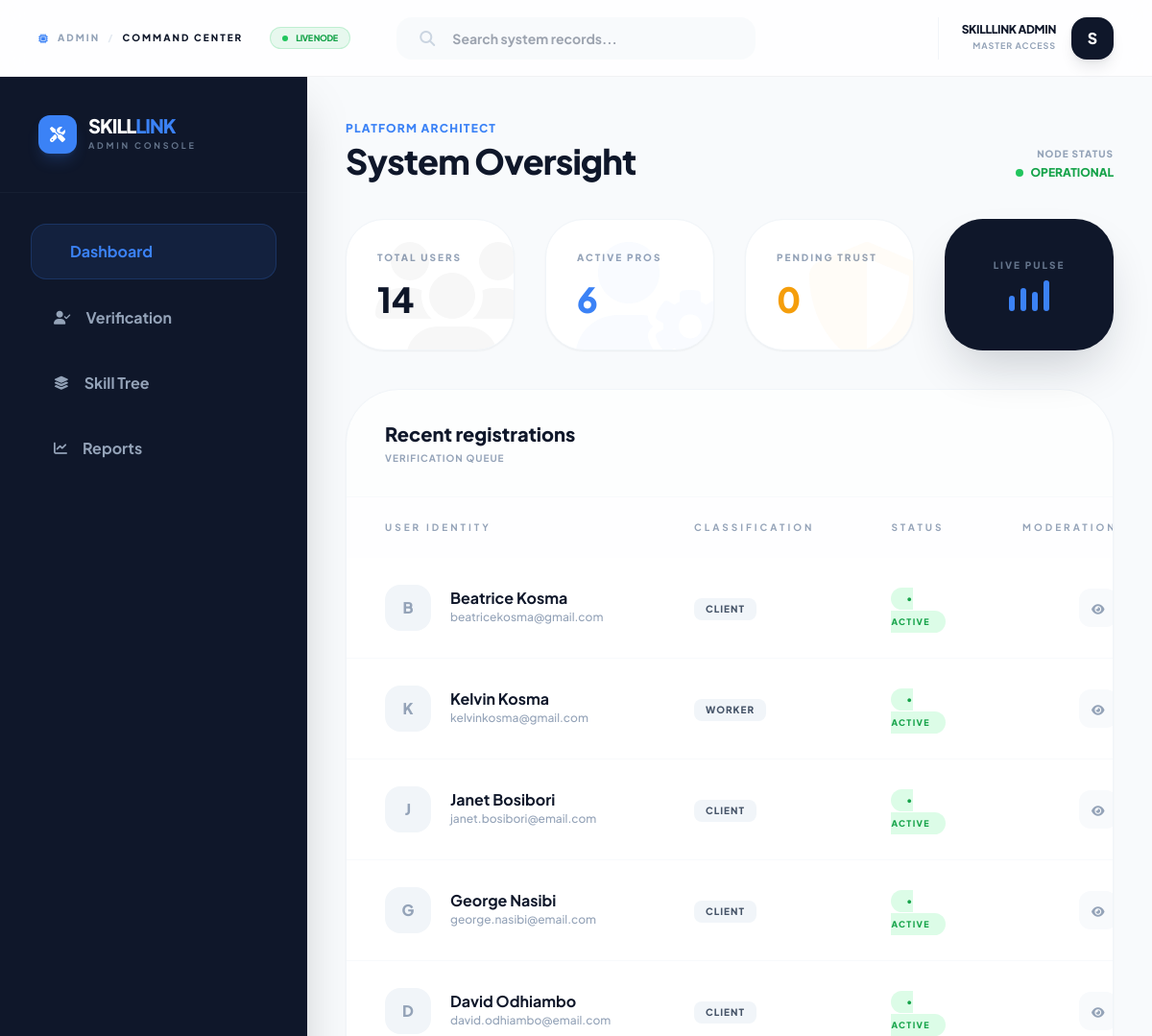
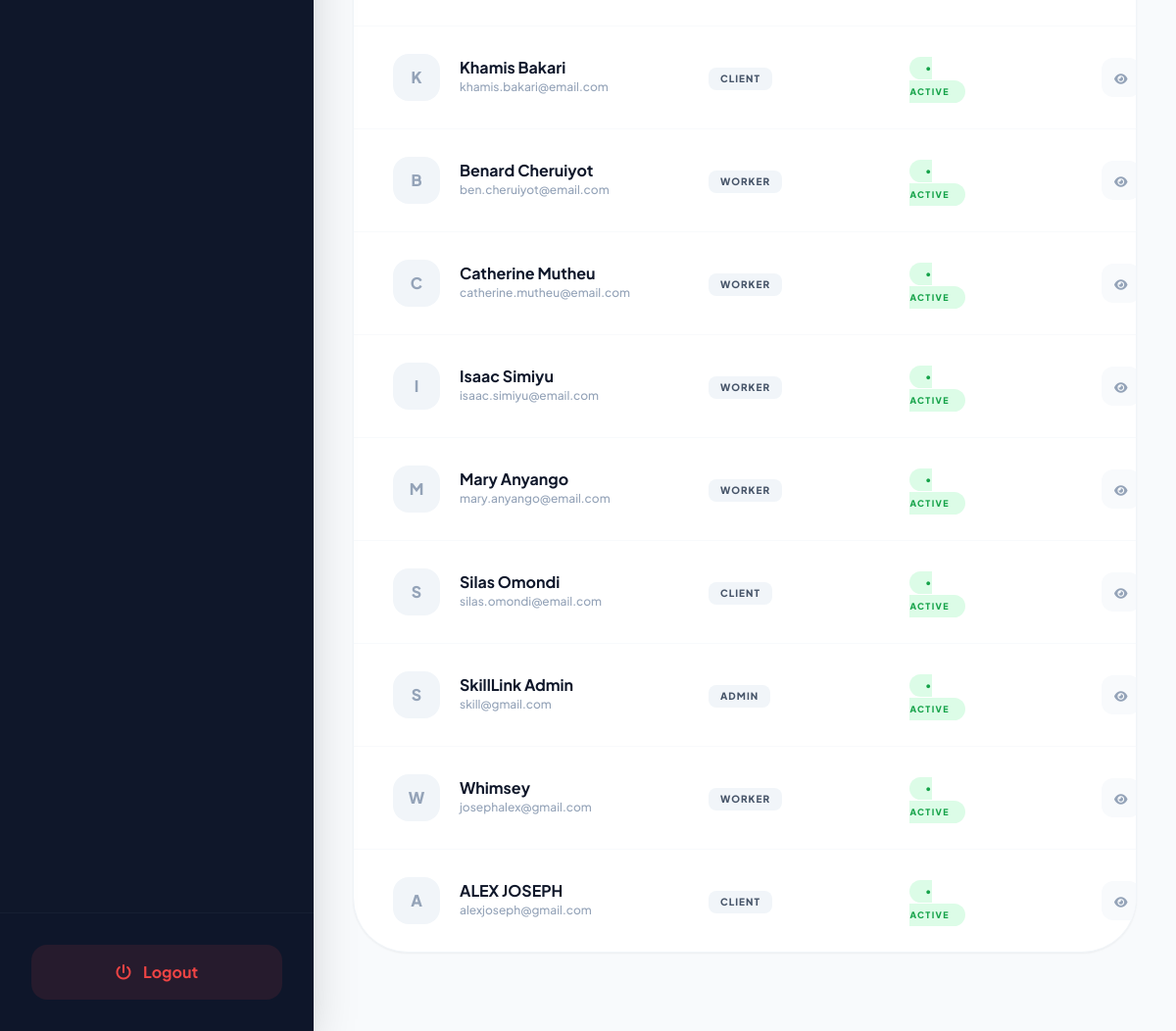
Screenshot of /admin/dashboard.php (signed in) with the database file from the repository (2 pictures, top to bottom).
### tables this page shows
CREATE TABLE `users` (
  `id` int(11) NOT NULL,
  `full_name` varchar(255) NOT NULL,
  `email` varchar(255) NOT NULL,
  `phone` varchar(20) NOT NULL,
  `county` varchar(100) NOT NULL,
  `area` varchar(100) NOT NULL,
  `password` varchar(255) NOT NULL,
  `role` enum('client','worker','admin') NOT NULL,
  `status` enum('active','suspended') DEFAULT 'active',
  `created_at` timestamp NOT NULL DEFAULT current_timestamp()
);

### admin/dashboard.php (the view, shortened to what this page needs)
<?php
include 'header.php';
$stats = [
    'users'    => $conn->query("SELECT COUNT(*) FROM users")->fetch_row()[0],
    'workers'  => $conn->query("SELECT COUNT(*) FROM users WHERE role='worker'")->fetch_row()[0],
    'pending'  => $conn->query("SELECT COUNT(*) FROM users WHERE status='pending'")->fetch_row()[0],
    'revenue'  => 0
];
$recent_users = $conn->query("SELECT id, full_name, email, role, status, created_at FROM users ORDER BY created_at DESC LIMIT 15");
?>
<main class="flex h-[calc(100vh-80px)] overflow-hidden bg-[#F8FAFC]">
    <aside class="w-80 bg-slate-900 text-white flex flex-col h-full flex-none shadow-2xl z-40">
        <div class="p-10 border-b border-slate-800/50">
            <div class="flex items-center gap-3">
                <div class="w-10 h-10 bg-skill-blue rounded-xl flex items-center justify-center shadow-lg shadow-blue-500/20">
                    <i class="fas fa-screwdriver-wrench text-white"></i>
                </div>
                <div>
                    <h2 class="text-xl font-black tracking-tighter uppercase leading-none">Skill<span class="text-skill-blue">Link</span></h2>
                    <p class="text-[9px] uppercase tracking-[0.3em] text-slate-500 font-bold mt-1">Admin Console</p>
                </div>
            </div>
        </div>
        <nav class="flex-1 p-8 space-y-3 overflow-y-auto">
            <a href="dashboard.php" class="flex items-center gap-4 px-6 py-4 bg-skill-blue/10 text-skill-blue rounded-2xl font-bold transition-all border border-skill-blue/20">
                <i class="fas fa-grid-2 text-sm"></i> Dashboard
            </a>
            <a href="#" class="flex items-center gap-4 px-6 py-4 text-slate-400 hover:text-white hover:bg-slate-800/50 rounded-2xl font-bold transition-all group">
                <i class="fas fa-user-check group-hover:text-skill-blue text-sm"></i> Verification
            </a>
            <a href="#" class="flex items-center gap-4 px-6 py-4 text-slate-400 hover:text-white hover:bg-slate-800/50 rounded-2xl font-bold transition-all group">
                <i class="fas fa-layer-group group-hover:text-skill-blue text-sm"></i> Skill Tree
            </a>
            <a href="#" class="flex items-center gap-4 px-6 py-4 text-slate-400 hover:text-white hover:bg-slate-800/50 rounded-2xl font-bold transition-all group">
                <i class="fas fa-chart-line group-hover:text-skill-blue text-sm"></i> Reports
            </a>
        </nav>
        <div class="p-8 border-t border-slate-800/50 bg-slate-900/50">
            <a href="../auth/logout.php" class="flex items-center justify-center gap-3 w-full py-4 bg-red-500/10 text-red-500 rounded-2xl font-bold hover:bg-red-500 hover:text-white transition-all duration-300">
                <i class="fas fa-power-off"></i> Logout
            </a>
        </div>
    </aside>
    <section class="flex-1 h-full overflow-y-auto scroll-smooth">
        <div class="p-10 space-y-10 pb-20"> <div class="flex justify-between items-end">
                <div>
                    <span class="text-xs font-black text-skill-blue uppercase tracking-widest">Platform Architect</span>
                    <h1 class="text-4xl font-black tracking-tight mt-1 text-slate-900">System Oversight</h1>
                </div>
                <div class="text-right">
                    <p class="text-[10px] font-black text-slate-400 uppercase tracking-widest">Node Status</p>
                    <div class="flex items-center justify-end gap-2 mt-1">
                        <span class="w-2 h-2 bg-green-500 rounded-full animate-ping"></span>
                        <span class="text-xs font-black text-green-600">OPERATIONAL</span>
                    </div>
                </div>
            </div>
            <div class="grid grid-cols-1 md:grid-cols-4 gap-8">
                <div class="bg-white p-8 rounded-[2.5rem] shadow-sm border border-slate-100 relative overflow-hidden group hover:shadow-xl transition-all duration-500">
                    <p class="text-[10px] uppercase tracking-[0.2em] text-slate-400 font-black mb-4">Total Users</p>
                    <h3 class="text-4xl font-black text-slate-900"><?php echo $stats['users']; ?></h3>
                    <div class="absolute -right-4 -bottom-4 opacity-[0.03] group-hover:opacity-[0.08] transition-opacity"><i class="fas fa-users text-9xl"></i></div>
                </div>
                <div class="bg-white p-8 rounded-[2.5rem] shadow-sm border border-slate-100 relative overflow-hidden group hover:shadow-xl transition-all duration-500">
                    <p class="text-[10px] uppercase tracking-[0.2em] text-slate-400 font-black mb-4">Active Pros</p>
                    <h3 class="text-4xl font-black text-skill-blue"><?php echo $stats['workers']; ?></h3>
                    <div class="absolute -right-4 -bottom-4 opacity-[0.03] group-hover:opacity-[0.08] transition-opacity text-skill-blue"><i class="fas fa-user-gear text-9xl"></i></div>
                </div>
                <div class="bg-white p-8 rounded-[2.5rem] shadow-sm border border-slate-100 relative overflow-hidden group hover:shadow-xl transition-all duration-500">
                    <p class="text-[10px] uppercase tracking-[0.2em] text-slate-400 font-black mb-4">Pending Trust</p>
                    <h3 class="text-4xl font-black text-amber-500"><?php echo $stats['pending']; ?></h3>
                    <div class="absolute -right-4 -bottom-4 opacity-[0.03] group-hover:opacity-[0.08] transition-opacity text-amber-500"><i class="fas fa-shield-halved text-9xl"></i></div>
                </div>
                <div class="bg-slate-900 p-8 rounded-[2.5rem] shadow-2xl shadow-slate-900/20 text-white flex flex-col justify-center">
                    <p class="text-[10px] uppercase tracking-[0.2em] text-slate-500 font-black mb-2 text-center">Live Pulse</p>
                    <div class="flex justify-center gap-1.5 h-8 items-end">
                        <div class="w-1.5 h-4 bg-skill-blue rounded-full animate-[bounce_1s_infinite_100ms]"></div>
                        <div class="w-1.5 h-6 bg-skill-blue rounded-full animate-[bounce_1s_infinite_200ms]"></div>
                        <div class="w-1.5 h-5 bg-skill-blue rounded-full animate-[bounce_1s_infinite_300ms]"></div>
                        <div class="w-1.5 h-8 bg-skill-blue rounded-full animate-[bounce_1s_infinite_400ms]"></div>
                    </div>
                </div>
            </div>
            <div class="bg-white rounded-[3.5rem] shadow-sm border border-slate-100 overflow-hidden">
                <div class="px-10 py-8 border-b border-slate-50 flex justify-between items-center bg-slate-50/30">
                    <div>
                        <h2 class="text-xl font-black text-slate-900">Recent registrations</h2>
                        <p class="text-[10px] font-bold text-slate-400 uppercase tracking-widest mt-1">Verification Queue</p>
                    </div>
                </div>
                <div class="overflow-x-auto">
                    <table class="w-full text-left">
                        <thead>
                            <tr class="text-[10px] uppercase tracking-[0.3em] text-slate-400 font-black bg-slate-50/20">
                                <th class="px-10 py-6">User Identity</th>
                                <th class="px-10 py-6">Classification</th>
                                <th class="px-10 py-6">Status</th>
                                <th class="px-10 py-6 text-right">Moderation</th>
                            </tr>
                        </thead>
                        <tbody class="divide-y divide-slate-50">
                            <?php while($row = $recent_users->fetch_assoc()): ?>
                            <tr class="hover:bg-slate-50/50 transition-all group">
                                <td class="px-10 py-7">
                                    <div class="flex items-center gap-5">
                                        <div class="w-12 h-12 bg-slate-100 rounded-2xl flex items-center justify-center font-black text-slate-400 group-hover:bg-skill-blue group-hover:text-white transition-all duration-300">
                                            <?php echo strtoupper(substr($row['full_name'], 0, 1)); ?>
                                        </div>
                                        <div>
                                            <p class="font-bold text-slate-900 leading-none mb-1"><?php echo $row['full_name']; ?></p>
                                            <p class="text-xs text-slate-400 font-medium"><?php echo $row['email']; ?></p>
                                        </div>
                                    </div>
                                </td>
                                <td class="px-10 py-7">
                                    <div class="inline-flex items-center gap-2 px-3 py-1 bg-slate-100 rounded-lg">
                                        <span class="text-[10px] font-black uppercase tracking-widest text-slate-600"><?php echo $row['role']; ?></span>
                                    </div>
                                </td>
                                <td class="px-10 py-7">
                                    <span class="px-4 py-1.5 rounded-full text-[9px] font-black uppercase tracking-[0.15em]
                                        <?php echo $row['status'] === 'active' ? 'bg-green-100 text-green-600' : 'bg-amber-100 text-amber-600'; ?>">
                                        ● <?php echo $row['status']; ?>
                                    </span>
                                </td>
                                <td class="px-10 py-7 text-right">
                                    <button class="w-10 h-10 bg-slate-50 rounded-xl text-slate-400 hover:bg-skill-blue hover:text-white transition-all"><i class="fas fa-eye text-xs"></i></button>
                                </td>
                            </tr>
                            <?php endwhile; ?>
                        </tbody>
                    </table>
                </div>
            </div>
        </div>
<?php include 'footer.php'; ?>

### admin/header.php (style rules this page uses)
body { font-family: 'Plus Jakarta Sans', sans-serif; margin: 0; padding: 0; overflow: hidden; height: 100vh; }

### rows the page displays
users: full_name "B", full_name "Beatrice Kosma", email "beatricekosma@gmail.com", role "CLIENT", status "ACTIVE"
users: full_name "K", full_name "Kelvin Kosma", email "kelvinkosma@gmail.com", role "WORKER", status "ACTIVE"
users: full_name "J", full_name "Janet Bosibori", email "janet.bosibori@email.com", role "CLIENT", status "ACTIVE"
users: full_name "G", full_name "George Nasibi", email "george.nasibi@email.com", role "CLIENT", status "ACTIVE"
users: full_name "D", full_name "David Odhiambo", email "david.odhiambo@email.com", role "CLIENT", status "ACTIVE"
users: full_name "K", full_name "Khamis Bakari", email "khamis.bakari@email.com", role "CLIENT", status "ACTIVE"
users: full_name "B", full_name "Benard Cheruiyot", email "ben.cheruiyot@email.com", role "WORKER", status "ACTIVE"
users: full_name "C", full_name "Catherine Mutheu", email "catherine.mutheu@email.com", role "WORKER", status "ACTIVE"
users: full_name "I", full_name "Isaac Simiyu", email "isaac.simiyu@email.com", role "WORKER", status "ACTIVE"
users: full_name "M", full_name "Mary Anyango", email "mary.anyango@email.com", role "WORKER", status "ACTIVE"
users: full_name "S", full_name "Silas Omondi", email "silas.omondi@email.com", role "CLIENT", status "ACTIVE"
users: full_name "S", full_name "SkillLink Admin", email "skill@gmail.com", role "ADMIN", status "ACTIVE"
users: full_name "W", full_name "Whimsey", email "josephalex@gmail.com", role "WORKER", status "ACTIVE"
users: full_name "A", full_name "ALEX JOSEPH", email "alexjoseph@gmail.com", role "CLIENT", status "ACTIVE"

### other values shown
$page_title "COMMAND CENTER"
$_SESSION['full_name'] "SKILLLINK ADMIN"
$stats['users'] "14"
$stats['workers'] "6"
$stats['pending'] "0"
